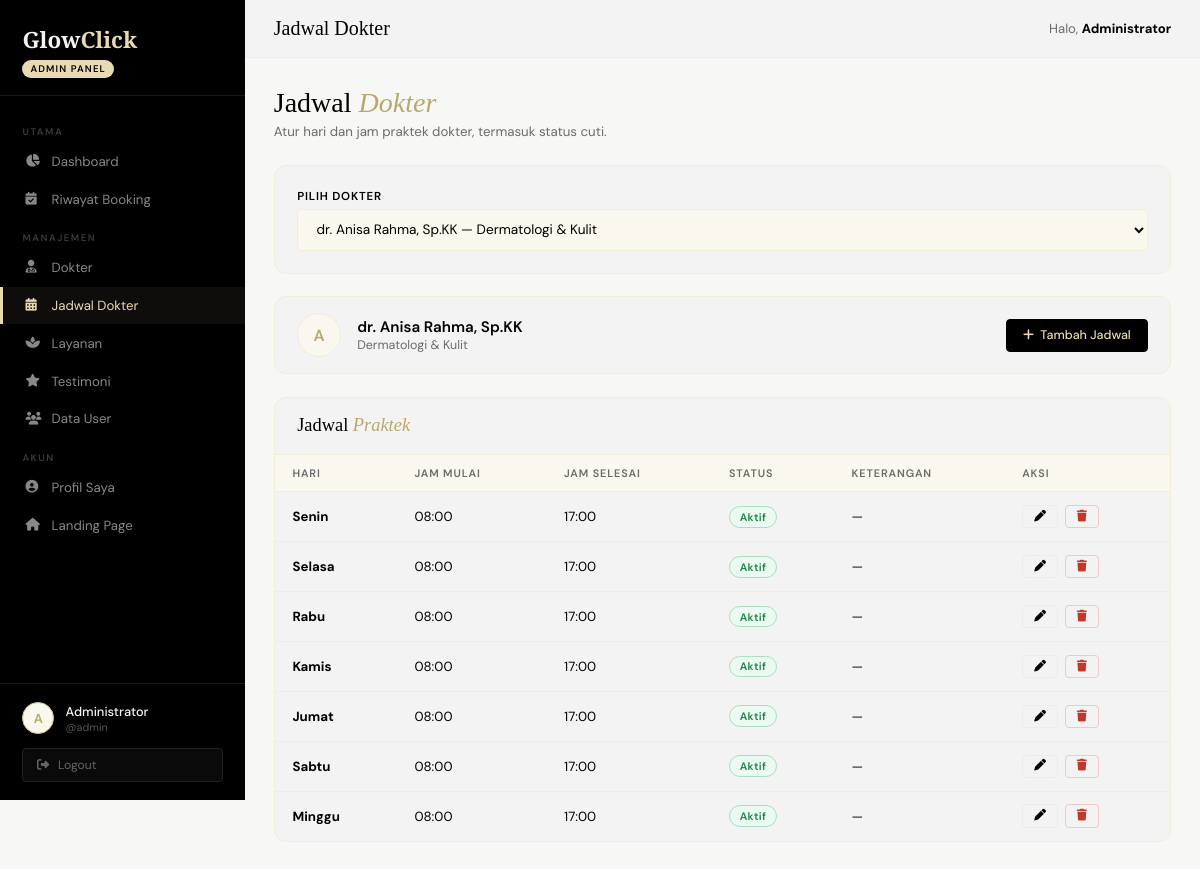
The app's page /app/pages/admin/jadwal.php?dokter_id=1 (signed in) with its own data.
### tables this page shows
CREATE TABLE IF NOT EXISTS dokter (
    id INT UNSIGNED AUTO_INCREMENT PRIMARY KEY,
    nama VARCHAR(150) NOT NULL,
    spesialisasi VARCHAR(150) NOT NULL,
    no_hp VARCHAR(20) NULL,
    foto VARCHAR(255) NULL,
    is_aktif TINYINT(1) NOT NULL DEFAULT 1,
    created_at DATETIME NOT NULL DEFAULT CURRENT_TIMESTAMP
);

CREATE TABLE IF NOT EXISTS jadwal_dokter (
    id INT UNSIGNED AUTO_INCREMENT PRIMARY KEY,
    dokter_id INT UNSIGNED NOT NULL,
    hari ENUM('Senin','Selasa','Rabu','Kamis','Jumat','Sabtu','Minggu') NOT NULL,
    jam_mulai TIME NOT NULL,
    jam_selesai TIME NOT NULL,
    status ENUM('aktif','cuti') NOT NULL DEFAULT 'aktif',
    keterangan VARCHAR(255) NULL,
    FOREIGN KEY (dokter_id) REFERENCES dokter(id) ON DELETE CASCADE
);

### app/pages/admin/jadwal.php (the view, shortened to what this page needs)
<?php
$conn = getDB();
$dokters = $conn ? $conn->query("SELECT id, nama, spesialisasi FROM dokter WHERE is_aktif=1 ORDER BY nama") : null;
$selected_dokter_id = intval($_GET['dokter_id'] ?? 0);
$jadwal_list = null;
$selected_dokter = null;
if ($selected_dokter_id && $conn) {
    $s = $conn->prepare("SELECT id, nama, spesialisasi FROM dokter WHERE id=? AND is_aktif=1");
    $s->bind_param('i', $selected_dokter_id);
    $s->execute();
    $selected_dokter = $s->get_result()->fetch_assoc();
    $jadwal_list = $conn->query("
        SELECT * FROM jadwal_dokter
        WHERE dokter_id = $selected_dokter_id
        ORDER BY FIELD(hari,'Senin','Selasa','Rabu','Kamis','Jumat','Sabtu','Minggu')
    ");
}
include '_header.php';
?>
<div class="page-header">
  <div class="page-header-text">
    <h1>Jadwal <em>Dokter</em></h1>
    <p>Atur hari dan jam praktek dokter, termasuk status cuti.</p>
  </div>
</div>
<div class="card" style="margin-bottom:1.4rem;">
  <div class="card-body">
    <form method="GET" style="display:flex;gap:1rem;align-items:flex-end;flex-wrap:wrap;">
      <div class="form-group" style="flex:1;min-width:200px;margin-bottom:0;">
        <label>Pilih Dokter</label>
        <select name="dokter_id" onchange="this.form.submit()">
          <?php if ($dokters) while ($d = $dokters->fetch_assoc()): ?>
          <option value="<?= $d['id'] ?>" <?= $selected_dokter_id==$d['id']?'selected':'' ?>>
            <?= htmlspecialchars($d['nama']) ?> — <?= htmlspecialchars($d['spesialisasi']) ?>
          </option>
          <?php endwhile; ?>
        </select>
      </div>
    </form>
  </div>
</div>
<?php if ($selected_dokter && $jadwal_list): ?>
<div style="display:flex;align-items:center;gap:1rem;margin-bottom:1.4rem;padding:1rem 1.4rem;background:var(--white);border:1px solid var(--gold-light);border-radius:var(--radius-lg);">
  <div class="dokter-avatar" style="width:44px;height:44px;font-size:1rem;"><?= strtoupper(substr($selected_dokter['nama'],4,1)) ?></div>
  <div>
    <div style="font-weight:600;font-size:.95rem;"><?= htmlspecialchars($selected_dokter['nama']) ?></div>
    <div style="font-size:.78rem;color:var(--gray-soft);"><?= htmlspecialchars($selected_dokter['spesialisasi']) ?></div>
  </div>
  <div style="margin-left:auto;">
    <button class="btn btn-primary" onclick="openModal('modalTambahJadwal')">
      <i class="fa-solid fa-plus"></i> Tambah Jadwal
    </button>
  </div>
</div>
<div class="card">
  <div class="card-header"><h3>Jadwal <em>Praktek</em></h3></div>
  <div class="table-wrap">
    <table>
      <thead>
        <tr><th>Hari</th><th>Jam Mulai</th><th>Jam Selesai</th><th>Status</th><th>Keterangan</th><th>Aksi</th></tr>
      </thead>
      <tbody>
      <?php if ($jadwal_list->num_rows > 0): while ($j = $jadwal_list->fetch_assoc()): ?>
      <tr>
        <td><strong><?= $j['hari'] ?></strong></td>
        <td><?= substr($j['jam_mulai'],0,5) ?></td>
        <td><?= substr($j['jam_selesai'],0,5) ?></td>
        <td><span class="badge badge-<?= $j['status'] ?>"><?= ucfirst($j['status']) ?></span></td>
        <td><?= htmlspecialchars($j['keterangan'] ?? '—') ?></td>
        <td>
          <div style="display:flex;gap:.4rem;">
            <button class="btn btn-outline btn-sm" onclick="openEditJadwal(<?= htmlspecialchars(json_encode($j)) ?>)">
              <i class="fa-solid fa-pen"></i>
            </button>
            <button class="btn btn-danger btn-sm" onclick="openHapusJadwal(<?= $j['id'] ?>, '<?= $j['hari'] ?>')">
              <i class="fa-solid fa-trash"></i>
            </button>
          </div>
        </td>
      </tr>
      <?php endwhile; else: ?>
      <tr><td colspan="6"><div class="empty-state"><i class="fa-solid fa-calendar-xmark"></i><p>Belum ada jadwal untuk dokter ini.</p></div></td></tr>
      <?php endif; ?>
      </tbody>
    </table>
  </div>
</div>
<?php endif; ?>
<?php include '_footer.php'; ?>

### assets/style/dashboard.css (style rules this page uses)
:root { --gold: #E8DBB3; --gold-light: #F2EDD5; --gold-pale: #FAF7EE; --gold-mid: #D4C48A; --gold-deep: #B8A86A; --white: #F3F3F3; --black: #000000; --gray-soft: #6B6B6B; --gray-light: #ECECEC; --danger: #c0392b; --danger-bg: #fdedec; --success: #1e8449; --success-bg: #eafaf1; --sidebar-w: 245px; --font-display: 'Cormorant Garamond', serif; --font-body: 'DM Sans', sans-serif; --transition: 0.3s cubic-bezier(0.4,0,0.2,1); --radius: 4px; --radius-lg: 12px; }
*,*::before,*::after { box-sizing:border-box;margin:0;padding:0; }
html { scroll-behavior:smooth; }
body { font-family:var(--font-body);background:#f7f7f5;color:var(--black);display:flex;min-height:100vh; }
.page-header { margin-bottom:1.6rem;display:flex;align-items:flex-start;justify-content:space-between;flex-wrap:wrap;gap:1rem; }
.page-header-text h1 { font-family:var(--font-display);font-size:1.75rem;font-weight:300; }
.page-header-text h1 em { font-style:italic;color:var(--gold-deep); }
.page-header-text p { font-size:.83rem;color:var(--gray-soft);margin-top:.25rem; }
.card { background:var(--white);border:1px solid var(--gold-light);border-radius:var(--radius-lg);overflow:hidden;margin-bottom:1.6rem; }
.card-header { padding:1.1rem 1.4rem;border-bottom:1px solid var(--gold-light);display:flex;align-items:center;justify-content:space-between;gap:1rem;flex-wrap:wrap; }
.card-header h3 { font-family:var(--font-display);font-size:1.15rem;font-weight:400; }
.card-header h3 em { font-style:italic;color:var(--gold-deep); }
.card-body { padding:1.4rem; }
.table-wrap { overflow-x:auto; }
table { width:100%;border-collapse:collapse;font-size:.83rem; }
thead th { background:var(--gold-pale);padding:.7rem 1.1rem;text-align:left;font-size:.68rem;font-weight:600;text-transform:uppercase;letter-spacing:.08em;color:var(--gray-soft);border-bottom:1px solid var(--gold-light);white-space:nowrap; }
tbody td { padding:.8rem 1.1rem;border-bottom:1px solid var(--gray-light);vertical-align:middle; }
tbody tr:last-child td { border-bottom:none; }
.badge { display:inline-flex;align-items:center;gap:.25rem;padding:.18rem .6rem;border-radius:100px;font-size:.68rem;font-weight:600;letter-spacing:.03em;white-space:nowrap; }
.badge-aktif { background:var(--success-bg);color:var(--success);border:1px solid #a9dfbf; }
.btn { display:inline-flex;align-items:center;gap:.4rem;padding:.48rem 1rem;border-radius:var(--radius);font-family:var(--font-body);font-size:.78rem;font-weight:500;cursor:pointer;border:1.5px solid transparent;transition:all var(--transition);white-space:nowrap; }
.btn-primary { background:var(--black);color:var(--gold);border-color:var(--black); }
.btn-outline { background:transparent;color:var(--black);border-color:var(--gray-light); }
.btn-danger { background:transparent;color:var(--danger);border-color:#f5c6c2; }
.btn-sm { padding:.3rem .7rem;font-size:.73rem; }
.form-group { display:flex;flex-direction:column;gap:.32rem;margin-bottom:.9rem; }
.form-group label { font-size:.72rem;font-weight:600;text-transform:uppercase;letter-spacing:.07em;color:var(--black); }
.form-group input, .form-group select, .form-group textarea { width:100%;padding:.65rem .9rem;border:1.5px solid var(--gold-light);border-radius:var(--radius);background:var(--gold-pale);font-family:var(--font-body);font-size:.85rem;color:var(--black);outline:none;transition:border-color var(--transition),background var(--transition); }
.dokter-avatar { width:36px;height:36px;border-radius:50%;background:var(--gold-pale);display:flex;align-items:center;justify-content:center;font-size:.85rem;font-weight:600;color:var(--gold-deep);flex-shrink:0;border:1px solid var(--gold-light);overflow:hidden; }

### records on screen
dokter: nama "A", nama "dr. Anisa Rahma, Sp.KK", spesialisasi "Dermatologi & Kulit"
jadwal_dokter: hari "Senin", jam_mulai "08:00", jam_selesai "17:00", status "Aktif", keterangan "—"
jadwal_dokter: hari "Selasa", jam_mulai "08:00", jam_selesai "17:00", status "Aktif", keterangan "—"
jadwal_dokter: hari "Rabu", jam_mulai "08:00", jam_selesai "17:00", status "Aktif", keterangan "—"
jadwal_dokter: hari "Kamis", jam_mulai "08:00", jam_selesai "17:00", status "Aktif", keterangan "—"
jadwal_dokter: hari "Jumat", jam_mulai "08:00", jam_selesai "17:00", status "Aktif", keterangan "—"
jadwal_dokter: hari "Sabtu", jam_mulai "08:00", jam_selesai "17:00", status "Aktif", keterangan "—"
jadwal_dokter: hari "Minggu", jam_mulai "08:00", jam_selesai "17:00", status "Aktif", keterangan "—"

### other values on screen
substr($_SESSION['nama_lengkap']??'A',0,1) "A"
$_SESSION['nama_lengkap'] "Administrator"
$_SESSION['username'] "admin"
$page_title "Jadwal Dokter"
form field dokter_id "dr. Anisa Rahma, Sp.KK — Dermatologi & Kulit"
